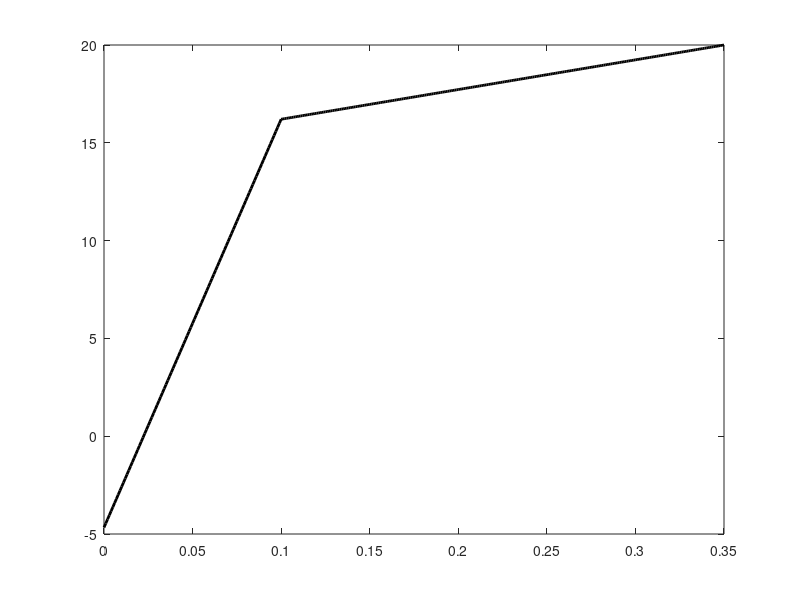

This chart was generated by the following MATLAB code: (Note: this script raises an error after producing the figure.)
% The outer walls of a building consist of a layer of bricks (thermal conductivity kb = 0.55 W/m/K)
% externally coated with a layer of insulation (thermal conductivity ki = 0.04 W/m/K),
% with thicknesses of tb = 25 cm and ti = 10 cm, respectively.
% Calculate and graph the 1D temperature distribution through the wall during winter,
% when the inner wall surface temperature is Tin = 20°C, and the outer surface is exposed
% to convection with air at Text = −5°C (heat transfer coefficient hext = 25 W/m²K).
% Additionally, calculate (and plot) the heat loss through the wall as a function of the
% insulation layer's conductivity, varying it from the value ki to kb.

% Laib 4 , exercise 2
% Simone Canevarolo
% S269893
% 5/11/2024

clear all
close all
clc

llb = 25e-2; % m
lli = 10e-2; % m
lltot = lli+llb; % m
kb = 0.55; % W/m/K
ki = 0.04; % W/m/K
Text = 268; % K
Tin = 293; % K
hh = 25; % W/m^2/K

dx = 1e-3; % m
xx = (0:dx:lltot)';
Nx = length(xx);
 
xxi = (0:dx:lli)';
Nxi = length(xxi);

% xxb = (lli:dx:lltot)';
% Nxb = length(xxb);

% brick
sub_diag = ones(Nx,1);
main_diag = -2*ones(Nx,1);
sup_diag = sub_diag;

Band = [[sub_diag(2:end);0], main_diag, [0;sup_diag(1:end-1)]];

AA = spdiags(Band,-1:1,Nx,Nx);

bb = zeros(Nx,1);

AA(1,1) = 1+hh*dx/ki;
AA(1,2) = -1;
bb(1) = Text*hh*dx/ki;

AA(Nxi,Nxi-1) = ki;
AA(Nxi,Nxi) = -ki-kb;
AA(Nxi,Nxi+1) = kb;

AA(end,end-1) = 0;
AA(end,end) = 1;
bb(end) = Tin;

TT = AA\bb;

figure(1)
plot(xx,TT-273,'k','LineWidth',2)
hold on
xline(0.1,'r') 
hold off

title('Temperature along the wall')
xlabel('Thickness [m]')
ylabel('Temperature [K]')


%%

kisol = linspace(ki,kb,50);
Nis = length(kisol);
qlosses = zeros(Nis,1);

for ii = 1:Nis

ki = kisol(ii);

dx = 1e-3;
xx = (0:dx:lltot)';
Nx = length(xx);
 
xxis = (0:dx:lli)';
Nxis = length(xxis);

% brick
sub_diag = ones(Nx,1);
main_diag = -2*ones(Nx,1);
sup_diag = sub_diag;

Band = [[sub_diag(2:end);0], main_diag, [0;sup_diag(1:end-1)]];

AA = spdiags(Band,-1:1,Nx,Nx);

bb = zeros(Nx,1);

AA(1,1) = 1+hh*dx/ki;
AA(1,2) = -1;
bb(1) = Text*hh*dx/ki;

AA(Nxi,Nxi-1) = ki;
AA(Nxi,Nxi) = -ki-kb;
AA(Nxi,Nxi+1) = kb;

AA(end,end-1) = 0;
AA(end,end) = 1;
bb(end) = Tin;

TT = AA\bb;

qlosses(ii) = abs(hh*(Text-TT(1))); 

end

figure(2)
plot(kisol,qlosses,'r-*','LineWidth',2)
title('Heat dispersion vs layer conductivity')
xlabel('Thickness [m]')
ylabel('Heat flux [W/m^2]')